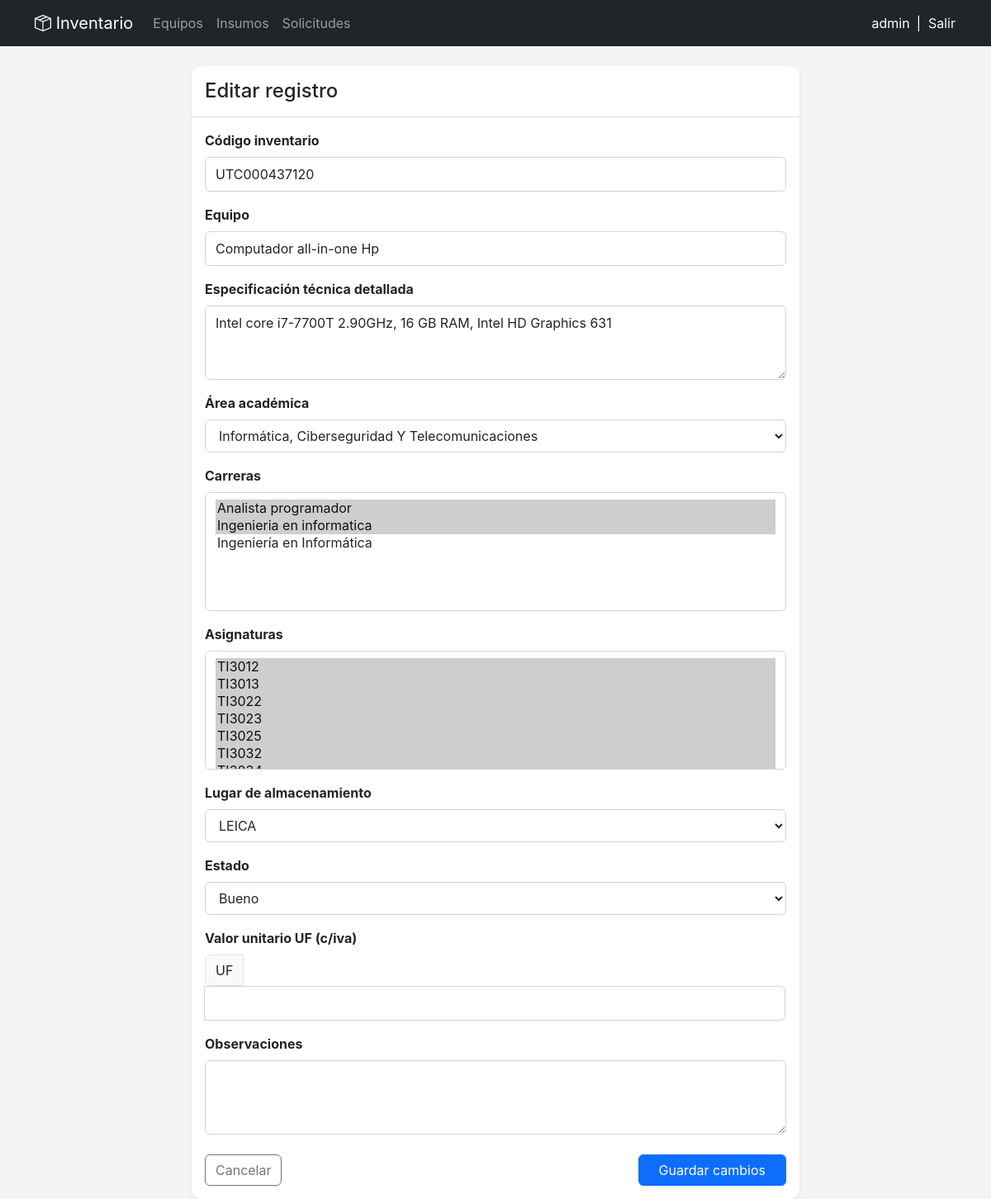
/equipos/44/editar/ (signed in), run on the app's committed database.
### inventory/models.py (models this page shows, shortened)
class TimeStampedModel(models.Model):
    created_at = models.DateTimeField(auto_now_add=True)
    updated_at = models.DateTimeField(auto_now=True)
    class Meta:
        abstract = True

class Equipment(TimeStampedModel):
    class Conditions(models.TextChoices):
        GOOD = "good", "Bueno"
        REPAIRABLE = "repairable", "Reparable"
        BAD = "bad", "Malo"
    inventory_code = models.CharField(
        "Código inventario", max_length=100, unique=True)
    name = models.CharField("Equipo", max_length=200)
    detailed_spec = models.TextField(
        "Especificación técnica detallada", blank=True)
    academic_area = models.ForeignKey(
        AcademicArea,
        on_delete=models.PROTECT,
        related_name="equipments",
        verbose_name="Área académica",
    )
    careers = models.ManyToManyField(
        Career, blank=True, verbose_name="Carreras")
    subjects = models.ManyToManyField(
        Subject, blank=True, verbose_name="Asignaturas")
    storage_location = models.ForeignKey(
        StorageLocation,
        on_delete=models.PROTECT,
        related_name="equipments",
        verbose_name="Lugar de almacenamiento",
    )
    condition = models.CharField(
        "Estado",
        max_length=20,
        choices=Conditions.choices,
        default=Conditions.GOOD,
    )
    unit_value_uf = models.DecimalField(
        "Valor unitario UF (c/iva)",
        max_digits=10,
        decimal_places=2,
        null=True,
        blank=True,
    )
    observations = models.TextField("Observaciones", blank=True)
    class Meta:
        verbose_name = "Equipo"
        verbose_name_plural = "Equipos"
        ordering = ["name", "inventory_code"]

### inventory/views.py (the view)
class EquipmentUpdateView(BaseInventoryView, UpdateView):
    model = Equipment
    form_class = EquipmentForm

### inventory/forms.py
class EquipmentForm(forms.ModelForm):
    class Meta:
        model = Equipment
        fields = [
            "inventory_code",
            "name",
            "detailed_spec",
            "academic_area",
            "careers",
            "subjects",
            "storage_location",
            "condition",
            "unit_value_uf",
            "observations",
        ]
        widgets = {
            "detailed_spec": forms.Textarea(attrs={"rows": 3}),
            "observations": forms.Textarea(attrs={"rows": 3}),
            "careers": forms.SelectMultiple(attrs={"size": 6}),
            "subjects": forms.SelectMultiple(attrs={"size": 6}),
        }

### inventory/models.py (called while the page is built)
    def __str__(self):
        return self.name

    def __str__(self):
        return self.name

    def __str__(self):
        return self.name

    def __str__(self):
        return f"{self.code} - {self.name}" if self.name else self.code

### inventory/views.py (called while the page is built)
    def get_queryset(self):
        queryset = super().get_queryset()
        user = self.request.user
        if user.is_superuser:
            return queryset
        area = self.get_user_area()
        return queryset.filter(academic_area=area) if area else queryset.none()

    def test_func(self):
        user = self.request.user
        if user.is_superuser:
            return True
        profile = getattr(user, "profile", None)
        return bool(profile and profile.role in self.allowed_roles)

### inventory/templates/inventory/form.html (shortened to what this page needs)
{% extends "inventory/base.html" %}
{% block content %}
    {% url 'inventory:equipment_list' as equipment_list_url %}
    <div class="row justify-content-center">
        <div class="col-md-10 col-lg-8">
            <div class="card shadow-sm">
                <div class="card-header bg-white py-3">
                    <h4 class="mb-0">
                        {% if object %}
                            Editar registro
                        {% else %}
                            Nuevo registro
                        {% endif %}
                    </h4>
                </div>
                <div class="card-body">
                    <form method="post" novalidate>
                        {% for field in form %}
                            <div class="mb-3">
                                <label for="{{ field.id_for_label }}" class="form-label fw-bold">{{ field.label }}</label>
                                {% if field.name == "unit_value_uf" %}
                                    <div class="input-group">
                                        <span class="input-group-text">UF</span>
                                        {{ field }}
                                    </div>
                                {% else %}
                                    {{ field }}
                                {% endif %}
                            </div>
                        {% endfor %}
                        <div class="d-flex justify-content-between mt-4">
                            <a href="{{ equipment_list_url }}" class="btn btn-outline-secondary">Cancelar</a>
                            <button type="submit" class="btn btn-primary px-4">
                                {% if object %}
                                    Guardar cambios
                                {% else %}
                                    Crear registro
                                {% endif %}
                            </button>
                        </div>
                    </form>
                </div>
            </div>
        </div>
    </div>
{% endblock content %}

### inventory/templates/inventory/base.html (shortened to what this page needs)
{% load static %}
{% url 'inventory:equipment_list' as equipment_list_url %}
{% url 'inventory:supply_list' as supply_list_url %}
{% url 'inventory:request_list' as request_list_url %}
{% url 'inventory:logout' as logout_url %}
<!DOCTYPE html>
<html lang="es">
  <head>
    <link href="https://cdn.jsdelivr.net/npm/bootstrap@5.3.0/dist/css/bootstrap.min.css"
          rel="stylesheet" />
    <link rel="stylesheet"
          href="https://cdn.jsdelivr.net/npm/bootstrap-icons@1.11.0/font/bootstrap-icons.css" />
    <link rel="stylesheet" href="{% static 'inventory/css/style.css' %}" />
  </head>
  <body>
    <nav class="navbar navbar-expand-lg navbar-dark bg-dark mb-4">
      <div class="container">
        <a class="navbar-brand" href="{{ equipment_list_url }}">
          <i class="bi bi-box-seam"></i> Inventario
        </a>
        <div class="collapse navbar-collapse" id="navbarNav">
          {% if user.is_authenticated %}
            <ul class="navbar-nav me-auto">
              <li class="nav-item">
                <a class="nav-link {% if request.path == equipment_list_url %}active{% endif %}"
                   href="{{ equipment_list_url }}">Equipos</a>
              </li>
              <li class="nav-item">
                <a class="nav-link {% if request.path == supply_list_url %}active{% endif %}"
                   href="{{ supply_list_url }}">Insumos</a>
              </li>
              <li class="nav-item">
                <a class="nav-link {% if request.path == request_list_url %}active{% endif %}"
                   href="{{ request_list_url }}">Solicitudes</a>
              </li>
            </ul>
            <div class="d-flex align-items-center gap-2 text-white">
              <span class="navbar-text text-white">
                {{ user.username }}
              </span>
              <span class="text-white">|</span>
              <form action="{{ logout_url }}" method="post" class="m-0">
                <button type="submit"
                        class="btn btn-link text-light text-decoration-none p-0">Salir</button>
              </form>
            </div>
          {% endif %}
        </div>
      </div>
    </nav>
    <main class="container">
      {% block content %}
      {% endblock content %}
    </main>
  </body>
</html>

### inventory/static/inventory/css/style.css (style rules this page uses)
:root { --primary-color: #0d6efd; --bg-light: #f4f4f4; --border-color: #b8b8b8; --sheet-border: #1f1f1f; --sheet-muted: #d9d9d9; }
body { background-color: var(--bg-light); font-family: 'Inter', system-ui, -apple-system, sans-serif; }
.card { border: none; border-radius: 12px; box-shadow: 0 4px 6px -1px rgba(0, 0, 0, 0.1), 0 2px 4px -1px rgba(0, 0, 0, 0.06); }
.card-header { background-color: transparent !important; border-bottom: 1px solid var(--border-color); font-weight: 600; }
input[type="text"], input[type="number"], input[type="email"], input[type="url"], input[type="password"], input[type="decimal"], input[type="datetime-local"], select, textarea { display: block; width: 100%; padding: 0.5rem 0.75rem; font-size: 1rem; font-weight: 400; line-height: 1.5; color: #212529; background-color: #fff; background-clip: padding-box; border: 1px solid #ced4da; border-radius: 0.375rem; transition: border-color .15s ease-in-out, box-shadow .15s ease-in-out; }
:root { --primary: #007bff; --dark-bg: #f8f9fa; --border-color: #e0e0e0; }

### data on the page
Equipment: form "UTC000437120" "Computador all-in-one Hp" "Intel core i7-7700T 2.90GHz, 16 GB RAM, Intel HD Graphics 631" "Informática, Ciberseguridad Y Telecomunicaciones" "LEICA" "Bueno"

### other printed values
{{ user.username }} "admin"
{{ field.label }} "Código inventario" "Equipo" "Especificación técnica detallada" "Área académica" "Carreras" "Asignaturas" "Lugar de almacenamiento" "Estado" "Valor unitario UF (c/iva)" "Observaciones"
